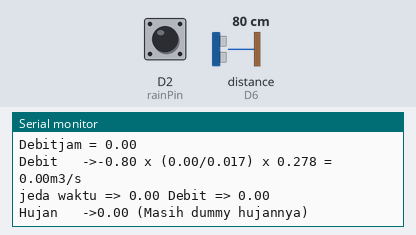
Bench run of a program on a simulated ESP8266 (NodeMCU). Shown: the last lines printed to the serial monitor. Wiring (inferred from the names in the program): ultrasonic range finder: trigger D5; echo D6. The inputs (shaded band) are chosen by the test bench; at power-on: D2 (rainPin) HIGH, distance to the obstacle (sensor on D6) 80 cm. The echo pulse lasts 58.3 µs per cm; WiFi joins after 1.5 s; servers stay silent unless stated; network time is answered at once with the bench clock; the local clock reads 2024-03-15 10:24:30 at power-on unless the program sets it.

Above: at 2.8 s.
2.9 s: D2 (rainPin) pulled LOW for 0.15 s
At 4.1 s:
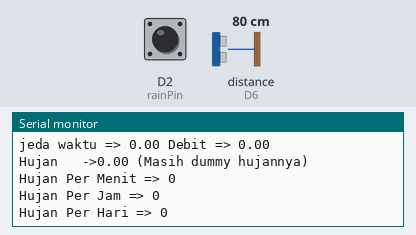
4.5 s: D2 (rainPin) pulled LOW for 1 s
At 5.6 s:
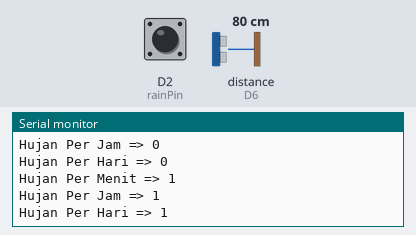

Measured:
- after the input at 2.9 s, the serial monitor: prints a new line at once (image 1)
- after the input at 4.5 s, the serial monitor: prints a new line at once (image 2)

The program:

main.cpp
```cpp
// =============================== Alur Kerja ========================================================

//              contoh data yg diambil =    110   ,   60  ,  60 ,  10 , 20,40,60
//  2. Hitung tinggi muka air (tinggipipa - jarak = tinggi muka air)
//  3. Hitung Debit ( V / t ) -> V = (panjang(dm)*lebar(dm)*tinggi(dm) / t)
//     -> Jadiin desimeter(dm) semua dulu         -> t = waktu, dari menit jadiin jam alias dikali 3600
//  4. Hitung Hujan
//      1 tip sensor = 0.053 inch of rain atau 1.346 mm,
//                    Hitung total tip tiap jam, dikali * 0.053
//      didapat hasil xxx,xxx inch of rain setiap jam nya
//  5. Set Status | Bahaya=> tinggi > 40 | Siaga=> tinggi > 20 | Aman => 0-20
//  5. Kirim Data Tinggi, Debit, Hujan setiap perubahan ke realtime
//  6. Kirim Data Tinggi, Debit, Hujan setiap jam ke database utama(sensor)
//  7. Halaman Web update tiap Jam \\ Uwis
//  8. Monitoring Android tiap perubahan, tiap berubah ke bahaya ada notifikasi \\ Kurang sitik
// ===================================================================================================
#include <Arduino.h>
#include <FirebaseESP8266.h>
#include <Ticker.h>
#include <ArduinoJson.h>
#include <ESP8266WiFi.h>
#include <NTPClient.h>
#include <WiFiUdp.h>
// #define WIFI_SSID "@wifi.id"
// #define WIFI_PASSWORD "siap8689"
// #define WIFI_SSID "takon bob"
// #define WIFI_PASSWORD "satusatuakusayangibu"
#define WIFI_SSID "Kuning 24"
#define WIFI_PASSWORD "WIFIBARU20"

#define FIREBASE_HOST "bisa-b2497.firebaseio.com"
#define FIREBASE_AUTH "RWiICJnjlpsVomTY9po6AYoAMYuWV4IhEgkMDSgE"

// Define NTP Client to get time
WiFiUDP ntpUDP;
NTPClient timeClient(ntpUDP, "pool.ntp.org");
Ticker tick;
// Define yang mau diambil
String tanggal, statusnya, ambilstatus, log_tanggal, log_jam;
float tinggi, debit, luas, debitjam, debithari, jedawaktu, jedawaktujam, hujan, intensitas, tinggipipa, lebar, panjang, jarak, status1, status2, status3;
volatile int rain;
volatile int rainjam;
volatile int rainhari;
long duration, _delay = 5;
String hujan2;
// defines pins numbers
#define trigPin D5 //D8
#define echoPin D6 //D7
#define rainPin D2 //D2
FirebaseData firebaseData;

void ICACHE_RAM_ATTR rainGaugeSensor(void);
void ICACHE_RAM_ATTR dataHujan(void);

void getSettings()
{
  DynamicJsonDocument output(1024);
  if (Firebase.getJSON(firebaseData, "/setting"))
  {
    String response = firebaseData.jsonString();
    DeserializationError error = deserializeJson(output, response);
    if (error)
    {
      Serial.print(F("deserializeJson() failed: "));
      Serial.println(error.c_str());
      return;
    }
    // _start  = output["start"];
    lebar = output["lebar"];
    panjang = output["panjang"];
    status1 = output["status1"];
    status2 = output["status2"];
    status3 = output["status3"];
    luas = output["luas"];
    tinggipipa = output["tinggipipa"];
    _delay = output["delay"];
    _delay = _delay * 1000;
    Serial.println("Tes setting :\ntinggi pipa => " + (String)tinggipipa + "\nlebar => " + (String)lebar);
    panjang = panjang / 100; // jadiin desimeter(dm)
    lebar = lebar / 100;
    jedawaktu = 10; //jedawaktu * 60; //dari menit jadiin jam
    jedawaktujam = 60;
  }
}

void firebaseSetup()
{
  WiFi.begin(WIFI_SSID, WIFI_PASSWORD);
  Serial.print("Connecting to Wi-Fi");
  while (WiFi.status() != WL_CONNECTED)
  {
    Serial.print(".");
    delay(300);
  }
  Serial.println();
  Serial.print("Connected with IP: ");
  Serial.println(WiFi.localIP());
  Serial.println();
  Firebase.begin(FIREBASE_HOST, FIREBASE_AUTH);
  Firebase.reconnectWiFi(true);
  firebaseData.setBSSLBufferSize(1024, 1024);
  firebaseData.setResponseSize(1024);
}
void setup()
{
  Serial.begin(9600);
  pinMode(trigPin, OUTPUT); // Sets the trigPin as an Output
  pinMode(echoPin, INPUT);  // Sets the echoPin as an Input
  pinMode(rainPin, INPUT_PULLUP);
  attachInterrupt(digitalPinToInterrupt(rainPin), rainGaugeSensor, FALLING);
  firebaseSetup();
  getSettings();
  timeClient.begin();
  timeClient.setTimeOffset(25200); // Set Timezone indonesian WIB
  // tick.attach(1,dataHujan);
}

void loop()
{
  //--------------------------------------------------- Set Waktu timestamp --------------------------------------------
  Serial.println(" ");
  timeClient.update();
  String formattedTime = timeClient.getFormattedTime();
  unsigned long epochTime = timeClient.getEpochTime();
  struct tm *ptm = gmtime((time_t *)&epochTime);
  int monthDay = ptm->tm_mday;
  int currentYear = ptm->tm_year + 1900;
  int currentMonth = ptm->tm_mon + 1;
  if (currentMonth < 10)
  {
    tanggal = "0" + String(currentMonth);
  }
  else
  {
    tanggal = String(currentMonth);
  }

  //Print complete date:
  String currentDate = String(currentYear) + "-" + tanggal + "-" + String(monthDay) + " " + formattedTime;
  Serial.println(currentDate);

  //----------------------------- Hitung jarak sensor dengan Muka Air ----- ----------------------------------------------
  // Clears the trigPin
  digitalWrite(trigPin, LOW);
  delayMicroseconds(2);

  // Sets the trigPin on HIGH state for 10 micro seconds
  digitalWrite(trigPin, HIGH);
  delayMicroseconds(10);
  digitalWrite(trigPin, LOW);

  // Reads the echoPin, returns the sound wave travel time in microseconds
  duration = pulseIn(echoPin, HIGH);

  // Calculating the distance
  //jarak = ( duration / 29 ) / 2;
  jarak = (duration / 2) / 29.1;
  Serial.println(jarak);
  //distance_in = distance_cm * 0,393701;

  //------------------------------ Hitung Tinggi -----------------------------------------------------------------------
  tinggi = (tinggipipa - jarak) / 100;

  //----------------------------- Hitung Debit--------------------------------------------------------------------------
  char buff[5];
  sprintf(buff, "%.3f", tinggi);
  String tinggibuff = (String)buff;
  tinggi = tinggibuff.toFloat();

  Serial.println("Tinggi ===> " + (String)tinggi);
  debit = tinggi * (luas / 0.017) * 0.278;  // panjang * lebar * tinggi / 60;
  debitjam = tinggi * luas * 0.278;         // asline (luas/1)
  debithari = tinggi * (luas / 24) * 0.278; // panjang * lebar * tinggi / 60;panjang * lebar * tinggi / 3600;

  //("%.2f", 37.777779)
  //debit = ("%.2f", debit);
  log_tanggal = String(currentYear) + "-" + tanggal + "-" + String(monthDay);
  log_jam = formattedTime;

  //----------------------------- Tentukan Status ----------------------------------------------------------------------
  if (tinggi > status2)
  {
    statusnya = "Bahaya";
  }
  else if (tinggi > status1)
  {
    statusnya = "Siaga";
  }
  else
  {
    statusnya = "Aman";
  }
  Serial.println((String) "Status  ->" + statusnya + "");

  FirebaseJson sensor;
  // ===================
  int t = tinggi * 100;
  sensor.add("tinggi", t / 100.000);
  sensor.add("debit", debit);
  sensor.add("hujan", rain * 1.346);
  sensor.add("intensitas", ((rain * 1.346) / 24) * (pow((24.000 / 0.017), 0.67)));
  sensor.add("status", statusnya);
  sensor.add("jamtanggal", currentDate);
  sensor.add("jarak", jarak);
  Firebase.setJSON(firebaseData, "/realtime/tembalang", sensor);
  //----------------------------- Data Per Menit -------------------------------------------------------
  FirebaseJson log_permenit;
  log_permenit.add("debit", debit);
  log_permenit.add("tinggi", t / 100.00);
  log_permenit.add("tanggal", log_tanggal);
  log_permenit.add("hujan", rain * 1.346);
  // (data.lastTip / 24.00) * (pow((24.000 / 0.017), 0.67));
  log_permenit.add("intensitas", ((rain * 1.346) / 24) * (pow((24.000 / 0.017), 0.67)));
  log_permenit.add("jam", log_jam);
  log_permenit.add("timestamp", (String)timeClient.getEpochTime());
  //---------------------------- Data Per Jam -------------------------------------------------------------------------
  // FirebaseJson log_perjam;
  // log_perjam.add("debit", debitjam);    // Nilai debitjam yg diupload gasesuai, tpi
  // log_perjam.add("tinggi", t / 100.00); // dicek diterminal udah sesuai, gatau kenapa
  // log_perjam.add("tanggal", log_tanggal);
  // log_perjam.add("hujan", rainjam * 1.346);
  // log_perjam.add("intensitas", ((rainjam * 1.346) / 24) * (pow((24.000 / 1), 0.67)));
  // log_perjam.add("jam", log_jam);

  //---------------------------- Data Per harian -----------------------------------------------------------------------
  // FirebaseJson log_perhari;
  // log_perjam.add("debit", debithari);
  // log_perjam.add("tinggi", t / 100.00);
  // log_perjam.add("tanggal", log_tanggal);
  // log_perjam.add("hujan", rainhari * 1.346);
  // log_perhari.add("intensitas", ((rainhari * 1.346) / 24) * (pow((24.000 / 24), 0.67)));
  // log_perjam.add("jam", log_jam);

  int currentSecond = timeClient.getSeconds();
  // int currentMinute = timeClient.getMinutes();
  // int currentHours = timeClient.getHours();
  //----------------------------- Kirim Data Per Menit -------------------------------------------------------
  // pake pushInt
  if (currentSecond < 10)
  {
    Serial.println("mengirim data per menit");
    Firebase.pushJSON(firebaseData, "/sensor/tembalang/menit", log_permenit);
    rain = 0;
  }
  // //----------------------------- Kirim Data Per Jam -------------------------------------------------------
  // if (currentMinute == 0 && currentSecond < 10)
  // {
  //   Serial.println("mengirim data per jam");
  //   Firebase.pushJSON(firebaseData, "/sensor/tembalang/jam", log_perjam);
  //   rainjam = 0;
  // }
  // //----------------------------- Kirim Data Per Harian -----------------------------------------------------
  // if (currentMinute == 0 && currentSecond < 10 && currentHours == 0)
  // {
  //   Serial.println("mengirim data per Harian");
  //   Firebase.pushJSON(firebaseData, "/sensor/tembalang/harian", log_perhari);
  //   rainhari = 0;
  // }
  Serial.println((String) "Tinggi  ->" + tinggipipa + "-" + jarak + "=" + tinggi + "m");
  Serial.println((String) "Debitjam = " + debitjam);

  Serial.println((String) "Debit   ->" + tinggi + " x (" + luas + "/0.017) x 0.278" + " = " + debit + "m3/s");
  Serial.println("jeda waktu => " + (String)jedawaktu + " Debit => " + (String)debit);
  // //----------------------------- Hitung Curah Hujan -------------------------------------------------------------------
  // //hujan = 20; //masih dummy ya
  Serial.println((String) "Hujan   ->" + hujan + " (Masih dummy hujannya)");
  // //hujan2 = ((String)""+tinggi+"="+tinggipipa+"-"+jarak+"");
  // //"" + tinggi + "=" + tinggipipa + "-" + jarak;
  delay(10000);
}

void ICACHE_RAM_ATTR rainGaugeSensor()
{
  static unsigned long last_interrupt_time = 0;
  unsigned long interrupt_time = millis();
  if (interrupt_time - last_interrupt_time > 200)
  {
    Serial.println("Hujan Per Menit => " + (String)rain);
    Serial.println("Hujan Per Jam => " + (String)rainjam);
    Serial.println("Hujan Per Hari => " + (String)rainhari);

    //(data.lastTip / 24.00) * (pow((24.000 / 0.017), 0.67));
    rain++;
    rainjam++;
    rainhari++;
  }
  last_interrupt_time = interrupt_time;
}
```
